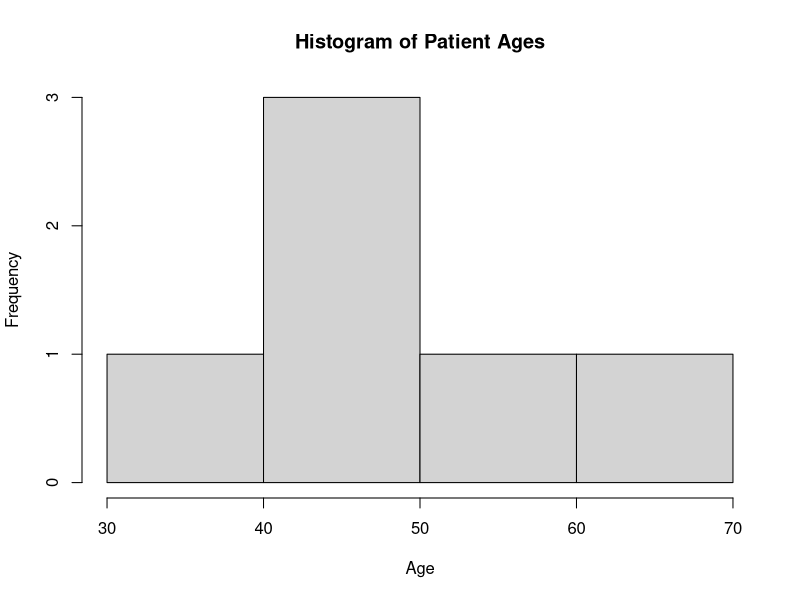
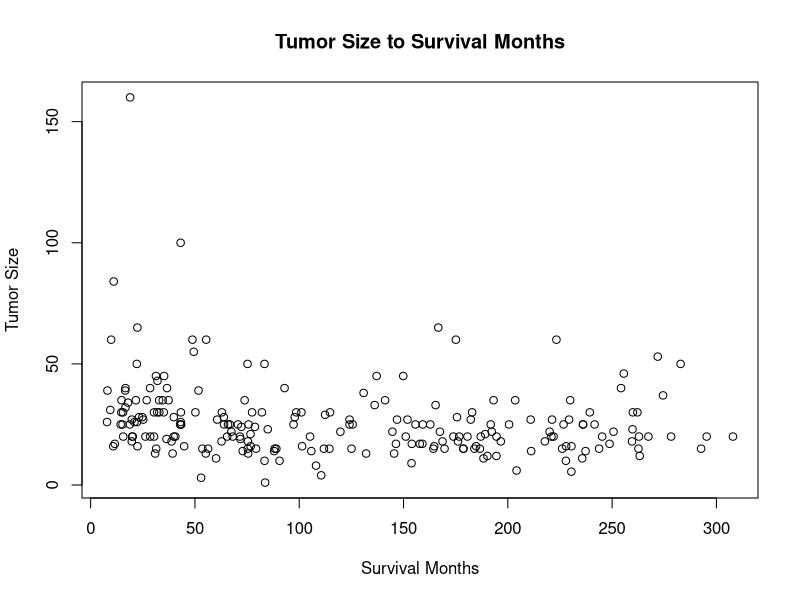

The R source for these figures, in order:
## ---- chunk 1
patient_data <- list(
  PatientID = c(1, 2, 3, 4, 5),
  Age = c(45, 32, 58, 41, 50),
  CancerType = c("Breast", "Lung", "Colon", "Breast", "Lung"),
  TreatmentStatus = c(TRUE, FALSE, TRUE, TRUE, FALSE))
patient_data
## ---- chunk 2
attributes(patient_data)
length(patient_data)
class(patient_data)
print(mean(patient_data$Age))
## ---- chunk 3
index <- which(patient_data$CancerType == "Breast")
ids <- patient_data$PatientID[index]
print(ids)
## ---- chunk 4
patient_data$TreatmentStatus[3] <- FALSE
patient_data$TreatmentStatus[patient_data$CancerType=="Colon"]

## ---- chunk 5
print(patient_data)
## ---- chunk 6
num_treatments <- which(patient_data$TreatmentStatus == TRUE)
final_percentage <- (length(num_treatments) / 5) * 100
cat(toString(final_percentage), "%", sep = "")
## ---- chunk 7
patient_data$PatientID[6] <- 6 
patient_data$Age[6] <- 68
patient_data$CancerType[6] <- "Brain"
patient_data$TreatmentStatus[6] <- TRUE
print(patient_data)
## ---- chunk 8
hist(patient_data$Age, xlab = "Age", main = "Histogram of Patient Ages")
## ---- chunk 9
rm(list = ls())
Bc.data <- read.csv("BC_data.csv", header = TRUE, row.names = 1)
## ---- chunk 10
rownames(Bc.data)
## ---- chunk 11
dim(Bc.data)
class(Bc.data)
str(Bc.data)
ncol(Bc.data)
colnames(Bc.data)
## ---- chunk 12
any(is.na(Bc.data))
## ---- chunk 13
Surv_Mnths <- Bc.data$Survival_Months
## ---- chunk 14
Tum_Size <- Bc.data$Tumor_Size
## ---- chunk 15
cor(Surv_Mnths, Tum_Size)
#The cor function returns a value of -0.1989186
#Thus, there is a negative linear relationship between the two
## ---- chunk 16
mean(Surv_Mnths)
median(Surv_Mnths)
## ---- chunk 17
plot(Surv_Mnths, Tum_Size, ylab= "Tumor Size", xlab = "Survival Months", main = "Tumor Size to Survival Months")
## ---- chunk 18
table(Bc.data$Survival_Status)
## ---- chunk 19
living_patients <- subset(Bc.data, Bc.data$Survival_Status=="LIVING")
## ---- chunk 20
table(living_patients$Chemotherapy)
table(living_patients$Hormone_Therapy)
## ---- chunk 21
Bc.data$Full_Info <- paste(Bc.data$Survival_Status, Bc.data$Tumor_Stage, sep = "_")
## ---- chunk 22
Bc.data$Survival_Status_Short[Bc.data$Survival_Status == "LIVING"] <- "L"
Bc.data$Survival_Status_Short[Bc.data$Survival_Status == "DECEASED"] <- "D"
## ---- chunk 23
factor(Bc.data$Survival_Status)
factor(Bc.data$Tumor_Stage)
factor(Bc.data$Surgery_Type)
